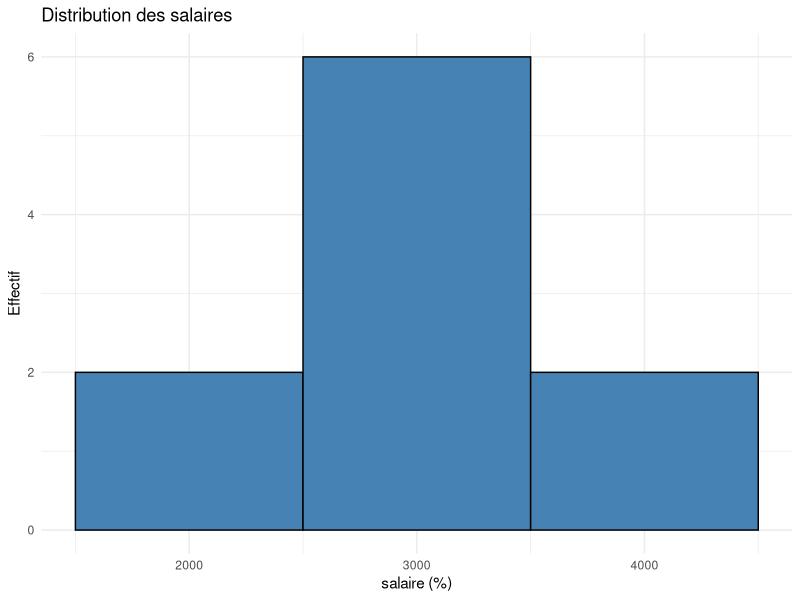

Reproduce this figure in R. (Note: this script raises an error after producing the figure.)
#creer un data frame
data <- data.frame(
  ID = 1:10,  # Variable quantitative discrète (Identifiant)
  Age = c(25, 30, 22, 40, 35, 28, 26, 33, 27, 31), # Quantitative continue
  Sexe = factor(c("F", "M", "M", "M", "F", "M", "F", "M", "F", "M")), # Nominal transformé en facteur
  Salaire = c(2500, 3200, 2100, 4500, 3700, 2900, 2600, 3400, 2800, 3100), # Quantitative continue
  Satisfaction = factor(c("Mauvaise", "Bonne", "Excellente", "Bonne", "Mauvaise", "Excellente", "Bonne", "Mauvaise", "Bonne", "Excellente"), 
                        levels = c("Mauvaise", "Bonne", "Excellente"), ordered = TRUE), # Ordinale
  Département = factor(c("RH", "IT", "Finance", "IT", "RH", "Finance", "RH", "IT", "Finance", "RH")), # Nominal
  Expérience = c(3, 7, 1, 10, 6, 4, 2, 8, 5, 7), # Quantitative discrète
  Temps_de_travail = c(35, 40, 30, 50, 45, 38, 36, 42, 37, 39), # Quantitative continue
  Télétravail = factor(c("Oui", "Non", "Non", "Oui", "Oui", "Non", "Non", "Oui", "Oui", "Non")) # Nominal transformé en facteur
)

head(data)
#Afficher la colonne experience
print(data$Expérience)
# rendre la colonne experience en facteur
data$Expérience <- cut(data$Expérience, breaks = c(0, 3, 6, 10), labels = c("Débutant", "Intermédiaire", "Expérimenté"), ordered_result = TRUE)
print(data$Expérience)
head(data)
# Afficher la structure du data frame
str(data)
#Calculer la moyenne des salaires

library(magrittr)
data$Salaire %>% mean() %>% round(2)

Salaire<-c(data$Salaire)

sd(data$Salaire)
summary(data$Expérience)

#supplement

library(ggplot2)

ggplot(data, aes(x = Salaire)) +
  geom_histogram(binwidth = 1000, fill = "steelblue", color = "black") +
  labs(title = "Distribution des salaires", x = "salaire (%)", y = "Effectif") +
  theme_minimal()


corr_matrix <- cor(data[sapply(data, is.numeric)], use = "complete.obs")
print(corr_matrix)
corrplot(corr_matrix, method = "color", type = "upper", tl.cex = 0.8) # faire la correlation entre les variables numeriques sous forme de graph (corrélogramme)


library(GGally)

ggpairs(data, columns = c("Salaire", "Age", "Temps_de_travail", "Expérience"))

